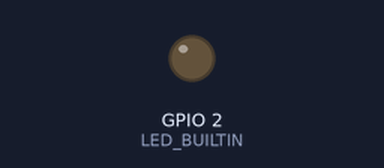
Simulated run of this sketch. Board: ESP32. Parts: output pins drawn as LEDs (lit = HIGH). What the sketch prints to the serial monitor is not drawn.

Above: at 0.1 s.
At 19.1 s:
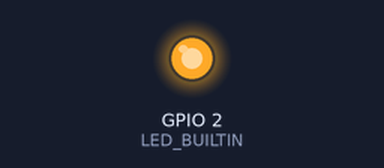
At 27.93 s:
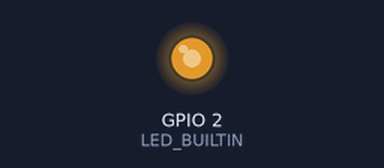
At 29.75 s:
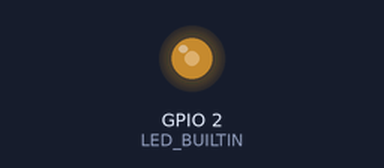
Timing chart, 0 to 40.0 s (numbered marks = the images above):
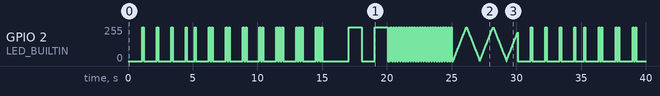

Measured:
- by itself, GPIO 2 (LED_BUILTIN): 0/255 → 254/255 at 1.1 s, → 0/255 0.10 s later, → 254/255 1.0 s later, → 0/255 0.10 s later, … (366 changes in this stretch)

The sketch:

arduino_button.ino
```cpp
// (licence header left out)
enum {
  FLASH_1,    // FRESH,
  FLASH_2,    // REGISTER,
  FLASH_3,    // REGISTERING,
  FLASH_FAST, // ERROR,
  FLASH_SLOW, // REGISTERED,
  PULSE,      // READY
} mode;

#include "LedFlashDisplay.h"
#include "ApSetup.h"

LedFlashDisplay led_flash_display;
ApSetup ap_setup;

int lastModeChangeTime = 0;
const int modeChangeTime = 5000;

// demo to switch between flashing modes every 5 seconds
// in future modes will be switched between by actual actions
void changeMode() {
  if (millis() - lastModeChangeTime > modeChangeTime) {
    led_flash_display.changeMode();

    switch (mode) {
      case FLASH_1:
        mode = FLASH_2;
        break;
      case FLASH_2:
        mode = FLASH_3;
        break;
      case FLASH_3:
        mode = FLASH_SLOW;
        break;
      case FLASH_SLOW:
        mode = FLASH_FAST;
        break;
      case FLASH_FAST:
        mode = PULSE;
        break;
      case PULSE:
        mode = FLASH_1;
        break;
    }
    lastModeChangeTime = millis();
  }
}

void displayLed() {
  switch (mode) {
    case FLASH_1:
      led_flash_display.flash1();
      break;
    case FLASH_2:
      led_flash_display.flash2();
      break;
    case FLASH_3:
      led_flash_display.flash3();
      break;
    case FLASH_SLOW:
      led_flash_display.flashSlow();
      break;
    case FLASH_FAST:
      led_flash_display.flashFast();
      break;
    case PULSE:
      led_flash_display.pulse();
      break;
  }
}

void setup() {
  Serial.begin(115200);
  Serial.println("Remote Button");

  led_flash_display.setupFlashDisplay();
  ap_setup.start();
}

void loop() {
  ap_setup.processRequests();
  displayLed();
  changeMode();
  delay(20);
}
```

ApSetup.cpp
```cpp
#include "ApSetup.h"

ApSetup::ApSetup() {
  Serial.print("mac address: ");
  mac_address = getMacAddress();
  Serial.println(mac_address);
  sprintf(ssid, "BUTTON_%s", mac_address.substring(0, 7));
}

String ApSetup::getMacAddress() {
  uint8_t baseMac[6];
  // Get MAC address for WiFi station
  esp_read_mac(baseMac, ESP_MAC_WIFI_STA);
  char baseMacChr[18] = {0};
  sprintf(
    baseMacChr,
    "%02X:%02X:%02X:%02X:%02X:%02X",
    baseMac[0],
    baseMac[1],
    baseMac[2],
    baseMac[3],
    baseMac[4],
    baseMac[5]
  );
  return String(baseMacChr);
}

void ApSetup::start() {
  WiFi.softAP(ssid);

  IPAddress IP = WiFi.softAPIP();
  Serial.print("AP IP address: ");
  Serial.println(IP);

  server.begin();
}

void ApSetup::processRequests() {
  WiFiClient client = server.available();   // Listen for incoming clients

  if (client) {                             // If a new client connects,
    Serial.println("New Client.");          // print a message out in the serial port
    String currentLine = "";                // make a String to hold incoming data from the client
    while (client.connected()) {            // loop while the client's connected
      if (client.available()) {             // if there's bytes to read from the client,
        char c = client.read();             // read a byte, then
        Serial.write(c);                    // print it out the serial monitor
        header += c;
        if (c == '\n') {                    // if the byte is a newline character
          // if the current line is blank, you got two newline characters in a row.
          // that's the end of the client HTTP request, so send a response:
          if (currentLine.length() == 0) {
            // HTTP headers always start with a response code (e.g. HTTP/1.1 200 OK)
            // and a content-type so the client knows what's coming, then a blank line:
            client.println("HTTP/1.1 200 OK");
            client.println("Content-type:text/html");
            client.println("Connection: close");
            client.println();

            if (header.indexOf("POST /request") >= 0) {
              Serial.println("request");
              Serial.println(header);
            }
            // Display the HTML web page
            client.println("<!DOCTYPE html><html><head>");
            client.println("<title>RemoteButton</title>");
            client.println("<meta name='viewport' content='width=device-width, initial-scale=1'>");
            client.println("<style>html { font-family: Helvetica}");
            client.println(".form-control { width: 100%; padding: 0.375rem 0.75rem; font-size: 1rem; line-height: 1.5;");
            client.println("background-clip: padding-box; border: 1px solid #ced4da; border-radius: 0.25rem; }");
            client.println("label { display: inline-block; margin-bottom: 0.5rem; }");
            client.println("*, *::before, *::after { box-sizing: border-box; }");
            client.println(".form-group { margin-bottom: 1rem; }");
            client.println(".btn-primary { color: #fff; background-color: #007bff; }");
            client.print("</style></head><body><h1>Register Button: ");
            client.print(mac_address);
            client.println("</h1>");
            client.println("<form action='/register' data-remote='true' method='post'>");
            client.println("<div class='form-group'><label for='button_email'>Email</label>");
            client.println("<input class='form-control' type='text' name='button[email]'/></div>");
            client.println("<div class='form-group'>");
            client.println("<label for='button_site'>Site</label>");
            client.println("<input class='form-control' type='text' name='button[site]'/></div>");
            client.println("<p>Home WiFi</p>");
            client.println("<div class='form-group'><label for='button_ssid'>SSID</label>");
            client.println("<input class='form-control' type='text' name='button[ssid]'/> </div>");
            client.println("<div class='form-group'><label for='button_password'>Password</label>");
            client.println("<input class='form-control' type='text' name='button[password]'/></div>");
            client.println("<input type='submit' name='commit' value='register' class='btn btn-primary form-control'/>");
            client.println("</form></main></body></html>");

            // The HTTP response ends with another blank line
            client.println();
            // Break out of the while loop
            break;
          } else { // if you got a newline, then clear currentLine
            currentLine = "";
          }
        } else if (c != '\r') {  // if you got anything else but a carriage return character,
          currentLine += c;      // add it to the end of the currentLine
        }
      }
    }
    // Clear the header variable
    header = "";
    // Close the connection
    client.stop();
    Serial.println("Client disconnected.");
    Serial.println("");
  }
}
```

ApSetup.h
```cpp
#ifndef AP_SETUP_H_
#define AP_SETUP_H_

#include <WiFi.h>
#include "esp_system.h"

class ApSetup {
  private:
    String header;
    WiFiServer server;
    char ssid[15] = {0};
    String mac_address;

  public:
    ApSetup();
    String getMacAddress();
    void start();
    void processRequests();
};

#endif /* AP_SETUP_H_ */
```

LedFlashDisplay.cpp
```cpp
#include "LedFlashDisplay.h"

LedFlashDisplay::LedFlashDisplay() {
  brightness = 0;
  fadeAmount = 5;
  ledOnOff = true;
  lastSwitch = 0;
  flashSequenceIndex = 0;
}

void LedFlashDisplay::setupFlashDisplay() {
  ledcSetup(LEDC_CHANNEL_0, LEDC_BASE_FREQ, LEDC_TIMER_13_BIT);
  ledcAttachPin(LED_BUILTIN, LEDC_CHANNEL_0);
}
void LedFlashDisplay::flash1() {
  displayLedSequence((int*)&flash1Sequence, ARRAY_SIZE(flash1Sequence));
}
void LedFlashDisplay::flash2() {
  displayLedSequence((int*)&flash2Sequence, ARRAY_SIZE(flash2Sequence));
}
void LedFlashDisplay::flash3() {
  displayLedSequence((int*)&flash3Sequence, ARRAY_SIZE(flash3Sequence));
}
void LedFlashDisplay::flashSlow() {
  displayLedSequence((int*)&flashSlowSequence, ARRAY_SIZE(flashSlowSequence));
}
void LedFlashDisplay::flashFast() {
  displayLedSequence((int*)&flashFastSequence, ARRAY_SIZE(flashFastSequence));
}
void LedFlashDisplay::pulse() {
  ledcAnalogWrite(LEDC_CHANNEL_0, brightness);
  brightness = brightness + fadeAmount;
  if (brightness <= 0 || brightness >= 255) {
    fadeAmount = -fadeAmount;
  }
}

// Arduino like analogWrite
// value has to be between 0 and valueMax
void LedFlashDisplay::ledcAnalogWrite(uint8_t channel, uint32_t value, uint32_t valueMax /* =255 */) {
  // calculate duty, 8191 from 2 ^ 13 - 1
  uint32_t duty = (8191 / valueMax) * min(value, valueMax);

  // write duty to LEDC
  ledcWrite(channel, duty);
}

void LedFlashDisplay::displayLedSequence(int *sequence, int length) {
  if (millis() - lastSwitch > sequence[flashSequenceIndex]) {
    ledOnOff = !ledOnOff;
    //    digitalWrite(LED_BUILTIN, ledOnOff ? HIGH : LOW);
    ledcAnalogWrite(LEDC_CHANNEL_0, ledOnOff ? 255 : 0);
    lastSwitch = millis();
    flashSequenceIndex = (flashSequenceIndex + 1) % length;
  }
}

void LedFlashDisplay::changeMode() {
  ledOnOff = true;
  flashSequenceIndex = 0;
}
```

LedFlashDisplay.h
```cpp
#ifndef LED_FLASH_DISPLAY_H_
#define LED_FLASH_DISPLAY_H_

#define ARRAY_SIZE(array) ((sizeof(array))/(sizeof(array[0])))
#include "esp_system.h"
#include <Arduino.h>

#define LED_BUILTIN 2

#define LEDC_CHANNEL_0      0
#define LEDC_TIMER_13_BIT   13
#define LEDC_BASE_FREQ      5000

class LedFlashDisplay {
  private:
    const int flashSlowSequence[2] = {1000, 1000};
    const int flashFastSequence[2] = {100, 100};
    const int flash1Sequence[2] = {100, 1000};
    const int flash2Sequence[4] = {100, 100, 100, 1000};
    const int flash3Sequence[6] = {100, 100, 100, 100, 100, 1000};

    int brightness;
    int fadeAmount;

    bool ledOnOff;
    long lastSwitch;

    int flashSequenceIndex;

  public:
    LedFlashDisplay();
    void setupFlashDisplay();
    void flash1();
    void flash2();
    void flash3();
    void flashSlow();
    void flashFast();
    void pulse();
    void ledcAnalogWrite(uint8_t channel, uint32_t value, uint32_t valueMax = 255);
    void displayLedSequence(int *sequence, int length);
    void changeMode();
};

#endif /* LED_FLASH_DISPLAY_H_ */
```
